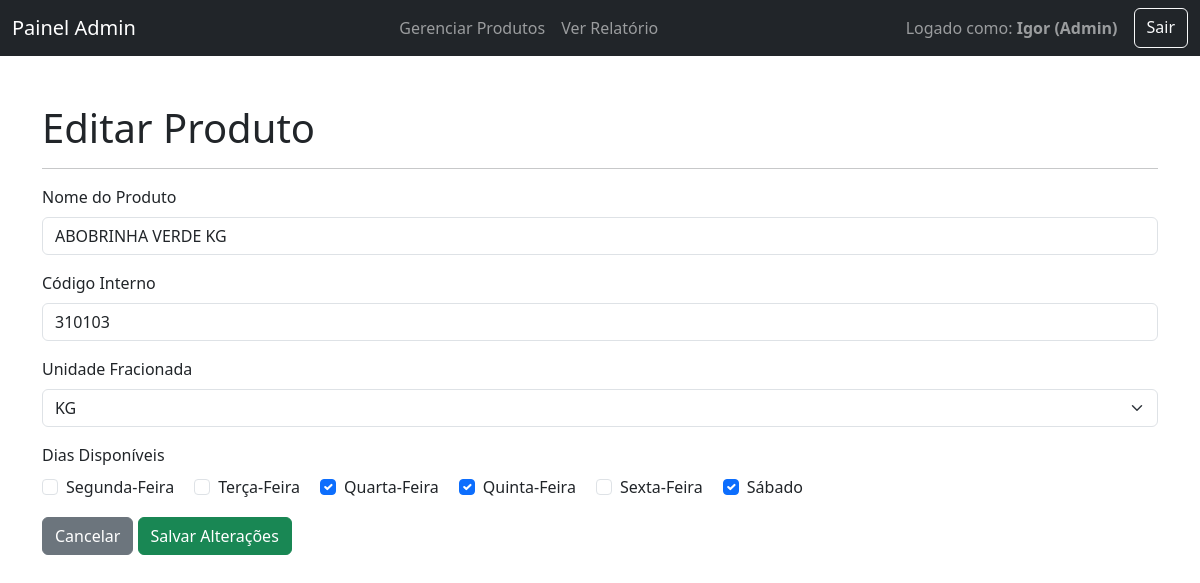
The app's page /admin/product/edit/7 (signed in), older data.
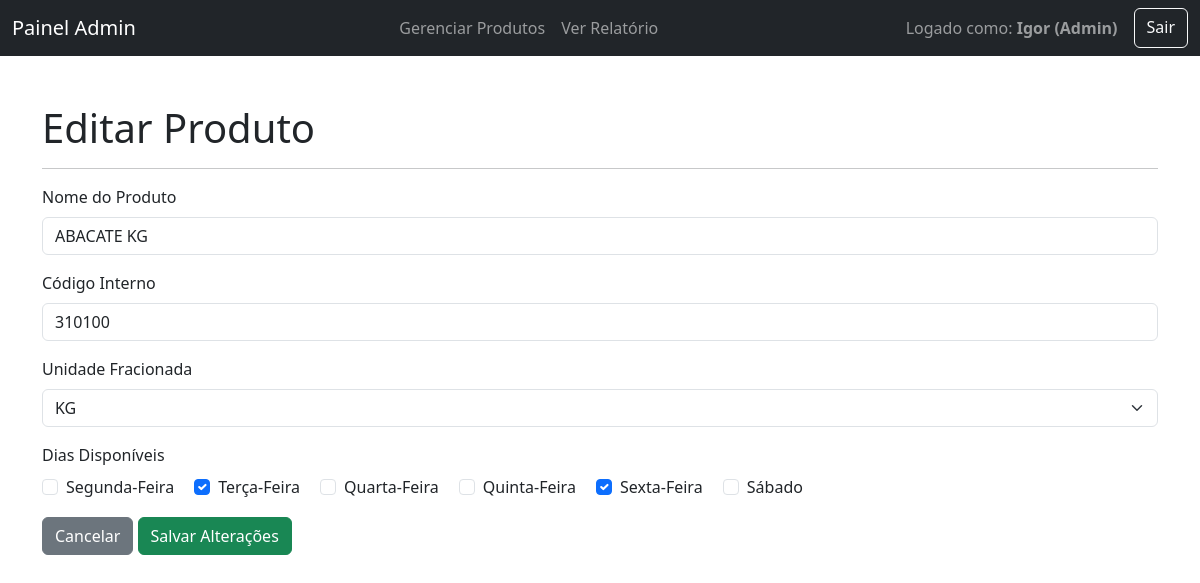
The same page, newer data.
### tables this page shows
CREATE TABLE products (id INTEGER PRIMARY KEY AUTOINCREMENT, name TEXT UNIQUE NOT NULL, unidade_fracionada TEXT NOT NULL, codigo_interno TEXT UNIQUE, cost NUMERIC(10, 2) DEFAULT 0.00);

### app.py (the view, shortened to what this page needs)
@app.route('/admin/product/edit/<int:product_id>', methods=['GET', 'POST'])
@admin_required
def admin_edit_product(product_id):
    db = get_db()
    cursor = db.cursor()
    db_url = os.environ.get('DATABASE_URL')
    cursor.execute("SELECT * FROM products WHERE id = %s;" if db_url else "SELECT * FROM products WHERE id = ?;", (product_id,))
    product_data = cursor.fetchone()
    product = dict(zip([desc[0] for desc in cursor.description], product_data))
    cursor.execute("SELECT day_id FROM product_availability WHERE product_id = %s;" if db_url else "SELECT day_id FROM product_availability WHERE product_id = ?;", (product_id,))
    availability_data = cursor.fetchall()
    product['days_ids'] = [row[0] for row in availability_data]
    cursor.close()
    db.close()
    dias_semana_ordenado = {k: v for k, v in sorted(DIAS_PEDIDO.items())}
    return render_template('admin/product_form.html', dias_pedido=dias_semana_ordenado, product=product)

### app.py (called while the page is built)
def get_db():
    db_url = os.environ.get('DATABASE_URL')
    if db_url:
        return psycopg2.connect(db_url)
    else:
        conn = sqlite3.connect(DATABASE)
        conn.row_factory = sqlite3.Row
        return conn

def admin_required(f):
    @wraps(f)
    def decorated_function(*args, **kwargs):
        if 'username' not in session: return redirect(url_for('login'))
        if session.get('role') != 'admin': return "Acesso negado.", 403
        return f(*args, **kwargs)
    return decorated_function

### templates/admin/product_form.html (shortened to what this page needs)
<!DOCTYPE html>
<html lang="pt-br">
<head>
    <link href="https://cdn.jsdelivr.net/npm/bootstrap@5.3.3/dist/css/bootstrap.min.css" rel="stylesheet">
</head>
<body>
    <nav class="navbar navbar-expand-lg navbar-dark bg-dark">
        <div class="container-fluid">
            <a class="navbar-brand" href="/admin">Painel Admin</a>
            <div class="navbar-nav">
                <a class="nav-link" href="/admin/products">Gerenciar Produtos</a>
                <a class="nav-link" href="/relatorio">Ver Relatório</a>
            </div>
            <div class="d-flex">
                <span class="navbar-text me-3">Logado como: <strong>{{ session.username }} (Admin)</strong></span>
                <a href="/logout" class="btn btn-outline-light">Sair</a>
            </div>
        </div>
    </nav>
    <div class="container mt-5">
        <h1>{{ 'Editar Produto' if product else 'Adicionar Novo Produto' }}</h1>
        <hr>
        <form method="POST" action="{{ url_for('admin_edit_product', product_id=product.id) if product else url_for('admin_add_product') }}">
            <div class="mb-3">
                <label for="name" class="form-label">Nome do Produto</label>
                <input type="text" class="form-control" id="name" name="name" value="{{ product.name or '' }}" required>
            </div>
            <div class="mb-3">
                <label for="codigo_interno" class="form-label">Código Interno</label>
                <input type="text" class="form-control" id="codigo_interno" name="codigo_interno" value="{{ product.codigo_interno or '' }}">
            </div>
            <div class="mb-3">
                <label for="unidade_fracionada" class="form-label">Unidade Fracionada</label>
                <select class="form-select" id="unidade_fracionada" name="unidade_fracionada">
                    <option value="KG" {{ 'selected' if product and product.unidade_fracionada == 'KG' }}>KG</option>
                </select>
            </div>
            <div class="mb-3">
                <label class="form-label">Dias Disponíveis</label>
                <div>
                    {% for day_id, day_name in dias_pedido.items() %}
                    <div class="form-check form-check-inline">
                        <input class="form-check-input" type="checkbox" name="days" id="day_{{ day_id }}" value="{{ day_id }}"
                               {{ 'checked' if product and day_id in product.days_ids }}>
                        <label class="form-check-label" for="day_{{ day_id }}">{{ day_name.title() }}</label>
                    </div>
                    {% endfor %}
                </div>
            </div>
            <a href="/admin/products" class="btn btn-secondary">Cancelar</a>
            <button type="submit" class="btn btn-success">{{ 'Salvar Alterações' if product else 'Salvar Produto' }}</button>
        </form>
    </div>
</body>
</html>

Row changes from the older to the newer data that the page shows:
changed products: name "ABOBRINHA VERDE KG" → "ABACATE KG"; codigo_interno "310103" → "310100"
Text that changed along with them:
form field days: "☐" → "☑"
form field days: "☑" → "☐"
